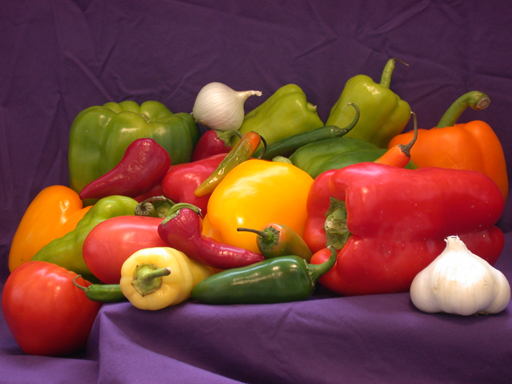
#> input picture Task1/pepperImage.png, 512 x 384 px, found by its file name
$ jupyter execute task1.ipynb
#> lines starting #> are read from the running program, lines starting #| are printed output that depends on the picture; long printed decimals are rounded
[cell 1]
import cv2
import matplotlib.pyplot as plt
import copy
import numpy as np
from skimage.exposure import match_histograms

## Q1-1&2. Plot the image & Load the image using RGB system.

[cell 2]
img_path = 'pepperImage.png'
img = cv2.imread(img_path)
#> img is the input picture: shape (384, 512, 3); mean B, G, R 57.6, 66.4, 120.8
img = cv2.cvtColor(img, cv2.COLOR_BGR2RGB) # cv2는 BGR 순서로 읽어옴

plt.imshow(img)
plt.title('pepperImage')
plt.axis('off')
plt.show()

## Q1-3. Plot R(x,y), G(x,y), B(x,y) using a grey-scale map

[cell 3]
# 0은 검은색이고 255는 흰색
# 픽셀 데이터는 벡터이므로 [세로픽셀수, 가로픽셀수, 채널수]의 형태
# R = img[:, :, 0] # R(x, y)
# G = img[:, :, 1] # G(x, y)
# B = img[:, :, 2] # B(x, y)

R = copy.deepcopy(img[:, :, 0])
G = copy.deepcopy(img[:, :, 1])
B = copy.deepcopy(img[:, :, 2])

[cell 4]
plt.subplot(131)
plt.imshow(R, cmap='gray')
plt.title('R channel')
plt.axis('off')
plt.subplot(132)
plt.imshow(G, cmap='gray')
plt.title('G channel')
plt.axis('off')
plt.subplot(133)
plt.imshow(B, cmap='gray')
plt.title('B channel')
plt.axis('off')

[cell 5]
R.shape
#> Out = (384, 512)

[cell 6]
R

## Q2-1. Modify the red component

[cell 7]
# R^* (x,y)=R(x,y) if R(x,y)>180^0 and R^* (x,y)=0 if R(x,y)≤180^0
R_i = copy.deepcopy(R)
G_i = copy.deepcopy(G)
B_i = copy.deepcopy(B)
# G^* (x,y)=0 and B^* (x,y)=0
for i in range(R.shape[0]):
    for j in range(R.shape[1]):
        G_i[i, j] = 0
        B_i[i, j] = 0
        if R[i, j] > 180:
            R_i[i, j] = R[i, j]
        else:
            R_i[i, j] = 0
#> B_i: shape (384, 512); every value is 0
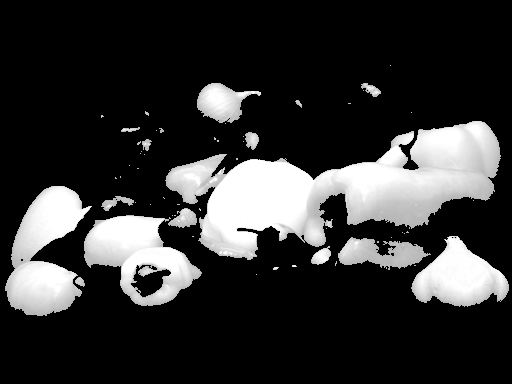
#> R_i: shape (384, 512); min 0, max 255, mean 50.5
plt.imshow(R_i, cmap='gray')
plt.title('R* channel')
plt.axis('off')

[cell 8]
B_i

## Q2-2. Plot the modified image f^* (x,y)=[R^* (x,y),G^* (x,y),B^* (x,y)]

[cell 9]
f_i = copy.deepcopy(img[:,:,:])
for i in range(R.shape[0]):
    for j in range(R.shape[1]):
        f_i[i, j] = [R_i[i, j], G_i[i, j], B_i[i, j]]
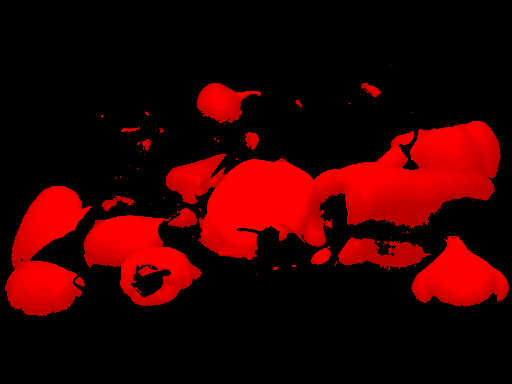
#> f_i: shape (384, 512, 3); mean R, G, B 50.5, 0, 0
plt.imshow(f_i)
plt.title('f_i channel')
plt.axis('off')

## Q3. modify the image f(x,y) so that only reddish peppers and reddish chili peppers are shown.

[R, G, B]일때 검정[0,0,0], 파랑[0,0,255], 녹색[0,255,0], 시안[0,255,255], 빨강[255,0,0], 마젠타[255,0,255], 노랑[255,255,0], 흰색[255,255,255]

현재까지 진행된 것을 기반을 생각해봤을 때, B(x,y) = 0, G(x,y)=0으로 했으니, 파랑[0,0,255]->[0,0,0]으로 검정이 됨, 녹색[0,255,0]->[0,0,0]으로 검정이 됨, 시안[0,255,255]->[0,0,0]으로 검정이 됨, 빨강은 그대로 빨강, 마젠타[255,0,255]->[255,0,0]으로 빨강이 됨, 노랑[255,255,0]->[255,0,0]으로 빨강이 됨, 흰색[255,255,255]->[255,0,0]으로 빨강이 됨. 따라서 f_i = [R_i, G_i, B_i]의 결과에 마늘(흰색)이 빨간색으로 보이는 것

step1. 원래 이미지에서 마젠타, 흰색, 노랑에 대한 조건을 먼저 부여
step2. 그 다음에, B(x,y) = 0, G(x,y)=0으로 한다.
step3. 시각화해서 결과를 본 다음에, 빨간색의 범위를 정한다.(그림에 토마토도 있는데 토마토도 빨간색이기 때문에)

[cell 10]
R_ii = copy.deepcopy(R)
f_ii = copy.deepcopy(img[:,:,:])

for i in range(R.shape[0]):
    for j in range(R.shape[1]):
        is_white   = R[i, j] > 100 and G[i, j] > 100 and B[i, j] > 100
        is_yellow  = R[i, j] > 180 and G[i, j] > 90 and B[i, j] <= 180
        is_magenta = R[i, j] > 100 and G[i, j] <= 180 and B[i, j] > 180
        is_orange  = R[i, j] > 100 and G[i, j] > 50 and B[i, j] <= 60
        # is_tomato = R[i, j] > 70 and R[i, j] < 180 and G[i, j] < 50 and B[i, j] < 50

        if is_white or is_yellow or is_magenta or is_orange:
            R_ii[i, j] = 0
        elif R[i, j] > 150:
            R_ii[i, j] = R[i, j]
        else:
            R_ii[i, j] = 0

        f_ii[i, j] = [R_ii[i, j], 0, 0]  # G, B는 항상 0

# 시각화
plt.imshow(f_ii)
plt.title('f_ii channel')
plt.axis('off')
plt.show()

[cell 11]
R_iii = copy.deepcopy(R)
f_iii = copy.deepcopy(img[:,:,:])

for i in range(R.shape[0]):
    for j in range(R.shape[1]):
        # 흰색: 모든 채널이 매우 높은 경우
        is_white   = R[i, j] > 200 and G[i, j] > 200 and B[i, j] > 200
        # 노란색: R과 G가 매우 높고 B가 낮은 경우
        is_yellow  = R[i, j] > 200 and G[i, j] > 200 and B[i, j] < 100
        # 마젠타: R과 B가 매우 높고 G가 낮은 경우
        is_magenta = R[i, j] > 200 and G[i, j] < 100 and B[i, j] > 200
        # 오렌지: R이 매우 높고, G는 중간, B는 낮은 경우
        is_orange  = R[i, j] > 180 and (G[i, j] > 50 and G[i, j] < 100) and B[i, j] < 100
        is_tomato  = R[i, j] > 140 and (G[i, j] > 50 and G[i, j] < 100) and B[i, j] < 100

        # 위 색상들은 제거합니다.
        if is_white or is_yellow or is_magenta or is_orange or is_tomato:
            R_iii[i, j] = 0
        # 빨간 파프리카와 빨간 고추: R은 높고, G와 B는 상대적으로 낮은 경우
        elif R[i, j] > 100 and G[i, j] < 80 and B[i, j] < 80:
            R_iii[i, j] = R[i, j]
        else:
            R_iii[i, j] = 0

        f_iii[i, j] = [R_iii[i, j], 0, 0]  # G와 B는 항상 0으로 설정
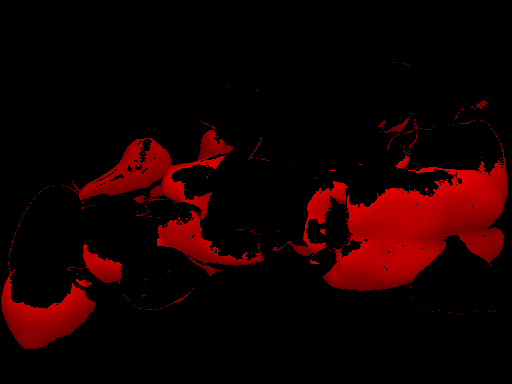
#> f_iii: shape (384, 512, 3); mean R, G, B 21.7, 0, 0

# 시각화
plt.imshow(f_iii)
plt.title('f_iii channel')
plt.axis('off')
plt.show()

[cell 12]
R_4 = copy.deepcopy(R)
f_4 = copy.deepcopy(img[:, :, :])

for i in range(R.shape[0]):
    for j in range(R.shape[1]):
        is_white   = R[i, j] > 200 and G[i, j] > 200 and B[i, j] > 200
        is_yellow  = R[i, j] > 200 and G[i, j] > 200 and B[i, j] < 100
        is_magenta = R[i, j] > 200 and G[i, j] < 100 and B[i, j] > 200
        is_orange  = R[i, j] > 150 and (G[i, j] > 50 and G[i, j] < 100) and B[i, j] < 100
        is_tomato  = R[i, j] > 100 and ((G[i, j] >= 80) or (B[i, j] >= 80))

        # 위 색상들은 제거합니다.
        if is_white or is_yellow or is_magenta or is_orange or is_tomato:
            R_4[i, j] = 0
        elif R[i, j] > 100 and G[i, j] < 100 and B[i, j] < 90 and (R[i, j] - max(G[i, j], B[i, j]) > 80):
            R_4[i, j] = R[i, j]
        else:
            R_4[i, j] = 0

        f_4[i, j] = [R_4[i, j], 0, 0]  # G와 B는 항상 0으로 설정

# 시각화
plt.imshow(f_4)
plt.title('f_4 channel')
plt.axis('off')
plt.show()

## Q4-1. Plot the histogram of I(x,y) to check the intensity distribution.

이미지에서 너무 밝은 부분이나 너무 어두운 부분은 자세한 내용을 보기 어렵다. 그 이유는 비슷한 intensity를 갖는 픽셀들이 한 곳에 모여있기 때문이다. 여기서 intensity란 그레이 이미지에서 0(검정색), 255(흰색)값을 말한다. RGB에서는 각 채널 당 intensity를 갖는다. 픽섹들의 intensity를 변경하게 되면, 이에 따라 히스토그램도 변경되는데 이를 histofram modeling or transfer라고 한다. 대표적인 histogram modeling이 histogram equalization이다. histogram equalization의 목적은 intensity들이 골고루 사용되게 하는 것이다.
openCV에서는 CDF로 histogram equalization을 한다.

[cell 13]
img2 = cv2.cvtColor(img, cv2.COLOR_RGB2GRAY)
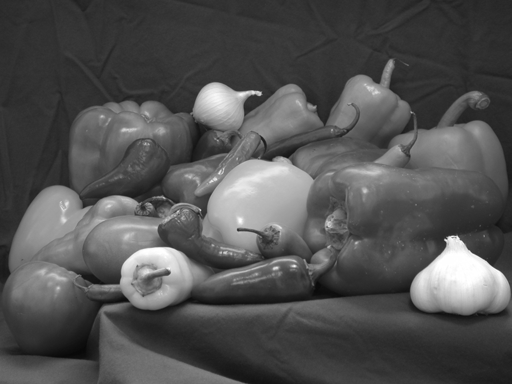
#> img2: shape (384, 512); min 8, max 255, mean 81.7
histogram = cv2.calcHist([img2], [0], None, [256], [0, 256]) #(이미지, 채널, 마스크, 히스토그램 크기, 범위)
#> histogram = 256 values, max 7144 at index 49, min 0 at index 0, mean 768

plt.figure(figsize=(30, 6))

plt.subplot(131)
plt.imshow(img2, cmap='gray')
plt.title('pepperImage')
plt.axis('off')

plt.subplot(132)
plt.plot(histogram)
plt.xlabel('Pixel Intensity')
plt.ylabel('Number of Pixels')
plt.title('Grayscale Histogram')

plt.tight_layout()
plt.show()
#> figure, not shown here; panel 2: curve peaks at x = 49, y = 7144

https://www.geeksforgeeks.org/opencv-python-program-analyze-image-using-histogram/

[cell 14]
plt.hist(img2.ravel(), 256, [0, 256])
plt.show()
#> figure, not shown here; tallest bar 7144 high, from x = 49 to 50

## Q4-2. Using a histogram equalization method, make a new image I^* (x,y) from I(x,y) so that the intensity is uniformly distributed

### numpy를 이용해서 histogram equlization

누적분포함수(cdf) : 랜던 변수가 특정 값보다 작거나 같을 확률를 나타내는 함수, 특정 값보다 작은 값들의 확률를 모두 누적해서 구한다.

히스토그램 함수 h(g) 구하기 -> 정규화된 히스토그램 함수 구하기 p(g) = h(g)/(w*h) -> cdf 함수 구하기 -> 변환 함수 dst(x,y) = round(cdf(src(x,y))*L_max)
https://overface.tistory.com/597

[cell 15]
hist, bins = np.histogram(img2.flatten(), 256, [0, 256]) # flatten() : 1차원으로 변환, (input data, bins, range, density, weights)
#> hist has the same summary as histogram; bins = 257 values from 0 to 256
cdf = hist.cumsum() # 누적합 -> 이렇게 계산하면 cdf은 0~cdf.max() 사이의 값이 된다.
#> cdf = 256 values from 0 to 196608
# pdf은 히스토그램을 정규화한 것, cdf은 pdf의 누적합으로 어두운 픽셀부터 차곡차곡 더한 확률 값이다. cdf은 픽셀 값을 새로운 밝기 값으로 매핑하기 위해서 사용하는데 0~1사이
# 값이 아니라 누적 값이기 때문에 0~255 사이의 값으로 정규화 해줘야 한다.
# cdf_normalized = cdf * float(hist.max()) / cdf.max() # cdf를 시각화를 위한 정규화

cdf_m = np.ma.masked_equal(cdf,0) # cdf에서 0인 값은 무시하고 나머지 값만을 가지고 cdf를 계산
cdf_m = (cdf_m - cdf_m.min())*255/(cdf_m.max()-cdf_m.min()) # cdf를 0~255 사이로 정규화
cdf = np.ma.filled(cdf_m, 0).astype('uint8') # cdf를 uint8로 변환
#> cdf = 256 values from 0 to 255
equalized_img = cdf[img2] # cdf를 이용하여 원본 이미지의 픽셀 값을 새로운 밝기 값으로 매핑

plt.figure(figsize=(30, 6))
plt.subplot(131)
plt.imshow(equalized_img, cmap='gray')
plt.title('Equalized Image')
plt.axis('off')

plt.subplot(132)
plt.hist(equalized_img.ravel(), 256, [0, 256])
plt.title('Equalized Histogram')
plt.tight_layout()
plt.show()
#> figure, not shown here; panel 2: tallest bar 7144 high, from x = 69 to 70

전체적인 흐름은, 히스토그램계산 & cdf 계산 -> cdf에서 0 제거 & 정규화 -> 픽셀 값 매핑 & 평활된 이미지 생성

## openCV 함수 활용하기

[cell 16]
equalized_img2 = cv2.equalizeHist(img2) # cv2를 이용한 히스토그램 평활화
plt.figure(figsize=(30, 6))
plt.subplot(131)
plt.imshow(equalized_img2, cmap='gray')
plt.title('Equalized Image using cv2')
plt.axis('off')

plt.subplot(132)
plt.hist(equalized_img2.ravel(), 256, [0, 256])
plt.title('Equalized Histogram using cv2')
plt.tight_layout()
plt.show()
#> figure, not shown here; panel 2: tallest bar 7144 high, from x = 69 to 70

##  Q5-1. Make a new image I^(**) (x,y) so that the intensity values in the image have the Gaussian distribution.

[cell 17]
# 가우시안은 정규분포를 따르는 확률 밀도 함수로, 평균과 표준편차로 정의된다.
mean = 130
std = 30
gaussian_img = np.random.normal(mean, std, img2.shape)
gaussian_img = np.clip(gaussian_img, 0, 255).astype(np.uint8) # 0~255 사이의 값으로 클리핑
matched_img = match_histograms(img2, gaussian_img, channel_axis=None) # 히스토그램 매칭

plt.figure(figsize=(30, 6))
plt.subplot(131)
plt.imshow(img2, cmap='gray')
plt.title('Original Image')
plt.axis('off')

plt.subplot(132)
plt.imshow(matched_img, cmap='gray')
plt.title('Matched Image')
plt.axis('off')

plt.subplot(133)
plt.hist(matched_img.ravel(), 256, [0, 256])
plt.title('Matched Histogram')
plt.tight_layout()
plt.show()
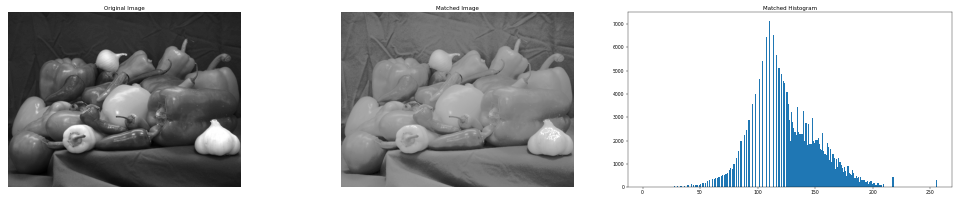
#> figure drawn by matplotlib, 3 panels; panel 3: tallest bar 7144 high, from x = 110 to 111

(150, 30)

[cell 18]
from scipy.stats import norm

# 정규분포 곡선용 x축
x = np.linspace(0, 255, 256)
mean_val = np.mean(matched_img)
#> mean_val = 129.8
std_val = np.std(matched_img)
#> std_val = 29.75
pdf = norm.pdf(x, mean_val, std_val) * matched_img.size  # 스케일 맞춤
#> pdf = 256 values, max 2636.2 at index 130, min 0.193 at index 0, mean 768

plt.hist(matched_img.ravel(), bins=256, range=(0, 256), color='gray', alpha=0.6, label='Histogram')
plt.plot(x, pdf, 'r-', label=f'N({mean_val:.1f}, {std_val:.1f}²)')
plt.title('Histogram with Gaussian Fit')
plt.xlabel('Pixel Intensity')
plt.ylabel('Count')
plt.legend()
plt.show()
#> figure, not shown here; tallest bar 7144 high, from x = 110 to 111; curve peaks at x = 130, y = 2636.2

기준 : 이미지 전체에 밝고 어두운 픽셀이 고르게 분포되어 있는가, 경계가 뚜렷하지 않고 밝기 변화가 부드러운가, 거의 모든 밝기 구간(예: 50~200)을 적절히 포함하는가

원본보다 전반적으로 밝은 부분이 증가하고 어두운 부분은 줄어들어, 가우시안 분포의 중심이 반영된 것으로 보인다.

[cell 19]
from scipy.stats import norm

mean = 130
std = 40

gaussian_img = np.random.normal(mean, std, img2.shape)
gaussian_img = np.clip(gaussian_img, 0, 255).astype(np.uint8)
from skimage.exposure import match_histograms

matched_img = match_histograms(img2, gaussian_img, channel_axis=None)

# 2. 히스토그램 및 CDF 계산
hist, bins = np.histogram(gaussian_img.flatten(), bins=256, range=[0, 256])
cdf_empirical = hist.cumsum()
#> cdf_empirical = 256 values from 127 to 196608
cdf_empirical = cdf_empirical / cdf_empirical[-1]  # 정규화
#> cdf_empirical = 256 values from 0.000646 to 1

# 3. 이론적 정규분포 CDF 계산
x_vals = np.arange(256)
cdf_theoretical = norm.cdf(x_vals, loc=mean, scale=std)

# 4. 시각화

# 📷 가우시안 이미지
plt.figure(figsize=(12, 4))
plt.subplot(1, 3, 1)
plt.imshow(matched_img, cmap='gray')
plt.title("Gaussian Image")
plt.axis('off')

# 📊 히스토그램
plt.subplot(1, 3, 2)
plt.hist(gaussian_img.ravel(), bins=30, color='gray', alpha=0.7)
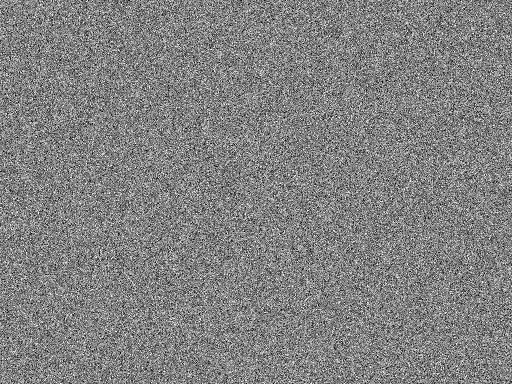
#> gaussian_img: shape (384, 512); min 0, max 255, mean 129.5
plt.title("Histogram")

# 📈 CDF 비교
plt.subplot(1, 3, 3)
plt.plot(x_vals, cdf_empirical, label="Empirical CDF")
plt.plot(x_vals, cdf_theoretical, label="Theoretical CDF", linestyle='--')
plt.title("CDF Comparison")
plt.xlabel("Pixel Intensity")
plt.ylabel("CDF")
plt.legend()

plt.tight_layout()
plt.show()
#> figure, not shown here; panel 2: tallest bar 17545 high, from x = 119 to 127.5; panel 3: curve peaks at x = 255, y = 1; panel 3: curve peaks at x = 255, y = 0.999

[cell 20]
from scipy.stats import norm

# 1. 이미지 불러오기
img_rgb = cv2.cvtColor(img, cv2.COLOR_BGR2RGB)
gray = cv2.cvtColor(img, cv2.COLOR_BGR2GRAY)
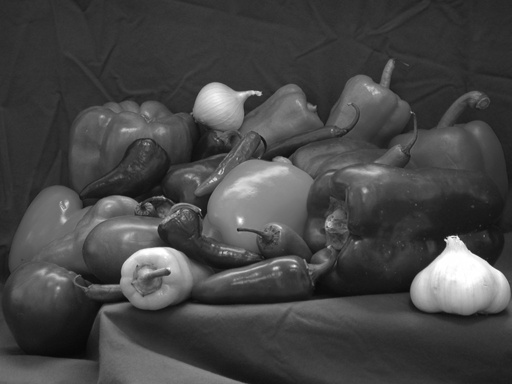
#> gray: shape (384, 512); min 8, max 255, mean 70

# 2. 원본 grayscale 이미지의 CDF 계산
hist, _ = np.histogram(gray.flatten(), 256, [0, 256])
#> hist = 256 values, max 7064 at index 49, min 0 at index 0, mean 768
cdf = hist.cumsum()
#> cdf = 256 values from 0 to 196608
cdf = cdf / cdf[-1]  # 정규화된 CDF [0~1]
#> cdf = 256 values from 0 to 1

# 3. 정규분포 PDF, CDF 생성 (목표 분포)
mean = 130
std = 40
x = np.arange(256)
pdf = norm.pdf(x, loc=mean, scale=std)
pdf /= pdf.sum()  # 정규화
target_cdf = np.cumsum(pdf)

# 4. CDF 기반 히스토그램 매칭
mapping = np.interp(cdf, target_cdf, x)
#> mapping = 256 values from 0 to 255
matched_img = mapping[gray].astype(np.uint8)
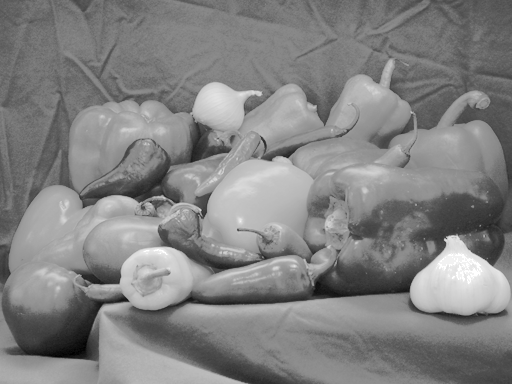
#> matched_img: shape (384, 512); min 0, max 255, mean 129.9

# 5. 결과 시각화
plt.figure(figsize=(12, 5))

plt.subplot(1, 3, 1)
plt.imshow(gray, cmap='gray')
plt.title('Original Gray Image')
plt.axis('off')

plt.subplot(1, 3, 2)
plt.imshow(matched_img, cmap='gray')
plt.title('Matched Image (Gaussian)')
plt.axis('off')

plt.subplot(1, 3, 3)
plt.hist(matched_img.ravel(), bins=30, color='gray', alpha=0.8)
plt.title('Histogram of Matched Image')

plt.tight_layout()
plt.show()
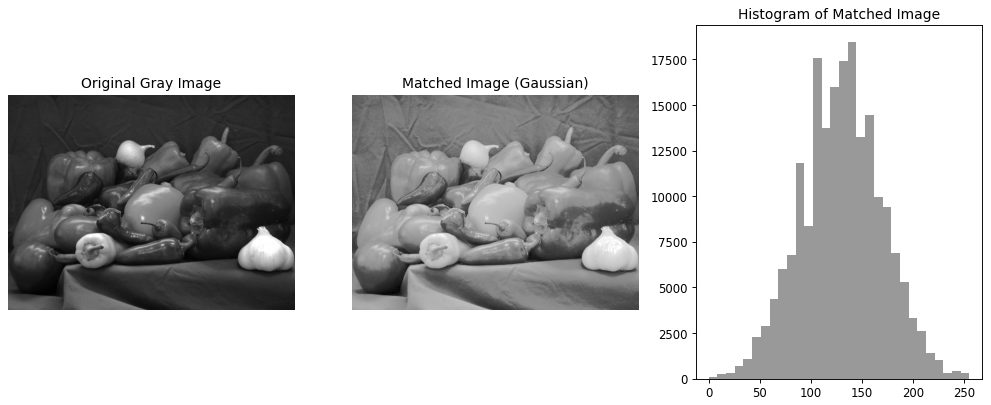
#> figure drawn by matplotlib, 3 panels; panel 3: tallest bar 18433 high, from x = 136 to 144.5

[cell 21]
# 5. 매칭된 이미지의 히스토그램과 CDF
hist_matched, _ = np.histogram(matched_img.flatten(), 256, [0, 256])
#> hist_matched = 256 values, max 7064 at index 114, min 0 at index 1, mean 768
cdf_matched = hist_matched.cumsum()
#> cdf_matched = 256 values from 10 to 196608
cdf_matched = cdf_matched / cdf_matched[-1]
#> cdf_matched = 256 values from 5.09e-05 to 1
from sklearn.metrics import mean_squared_error
# 6. MSE (CDF 기준) 계산
mse_cdf = mean_squared_error(target_cdf, cdf_matched)
#> mse_cdf = 2.39e-05

# =======================
# 🎯 1. 히스토그램 비교
plt.figure(figsize=(12, 4))
plt.subplot(1, 2, 1)
plt.hist(gray.ravel(), bins=30, color='gray', alpha=0.7)
plt.title("Original Intensity Histogram")

plt.subplot(1, 2, 2)
plt.hist(matched_img.ravel(), bins=30, color='blue', alpha=0.7)
plt.title("Matched Intensity Histogram (Gaussian)")

plt.tight_layout()
plt.show()
#> figure, not shown here; panel 1: tallest bar 42330 high, from x = 40.93 to 49.17; panel 2: tallest bar 18433 high, from x = 136 to 144.5

# =======================
# 🎯 2. CDF 비교
plt.figure(figsize=(10, 5))
plt.plot(x, cdf, label='Original CDF', linestyle='dotted')
plt.plot(x, target_cdf, label='Target Gaussian CDF', linestyle='--')
plt.plot(x, cdf_matched, label='Matched Image CDF', linestyle='-')
plt.title("CDF Comparison")
plt.xlabel("Pixel Intensity")
plt.ylabel("CDF")
plt.legend()
plt.grid(True)
plt.show()
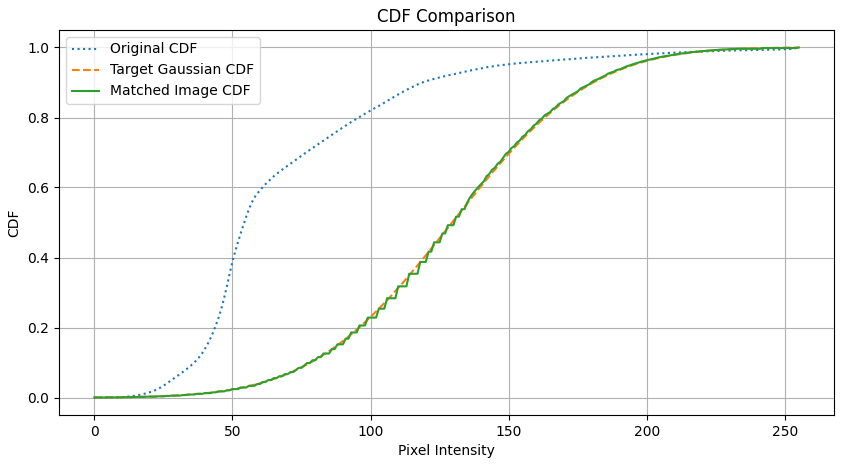
#> figure drawn by matplotlib, 1 panel; curve peaks at x = 255, y = 1; curve peaks at x = 255, y = 1; curve peaks at x = 255, y = 1

# =======================
# 🎯 3. MSE 출력
print(f"📊 MSE between Matched CDF and Target Gaussian CDF: {mse_cdf:.6f}")
#| 📊 MSE between Matched CDF and Target Gaussian CDF: 2.4e-05
